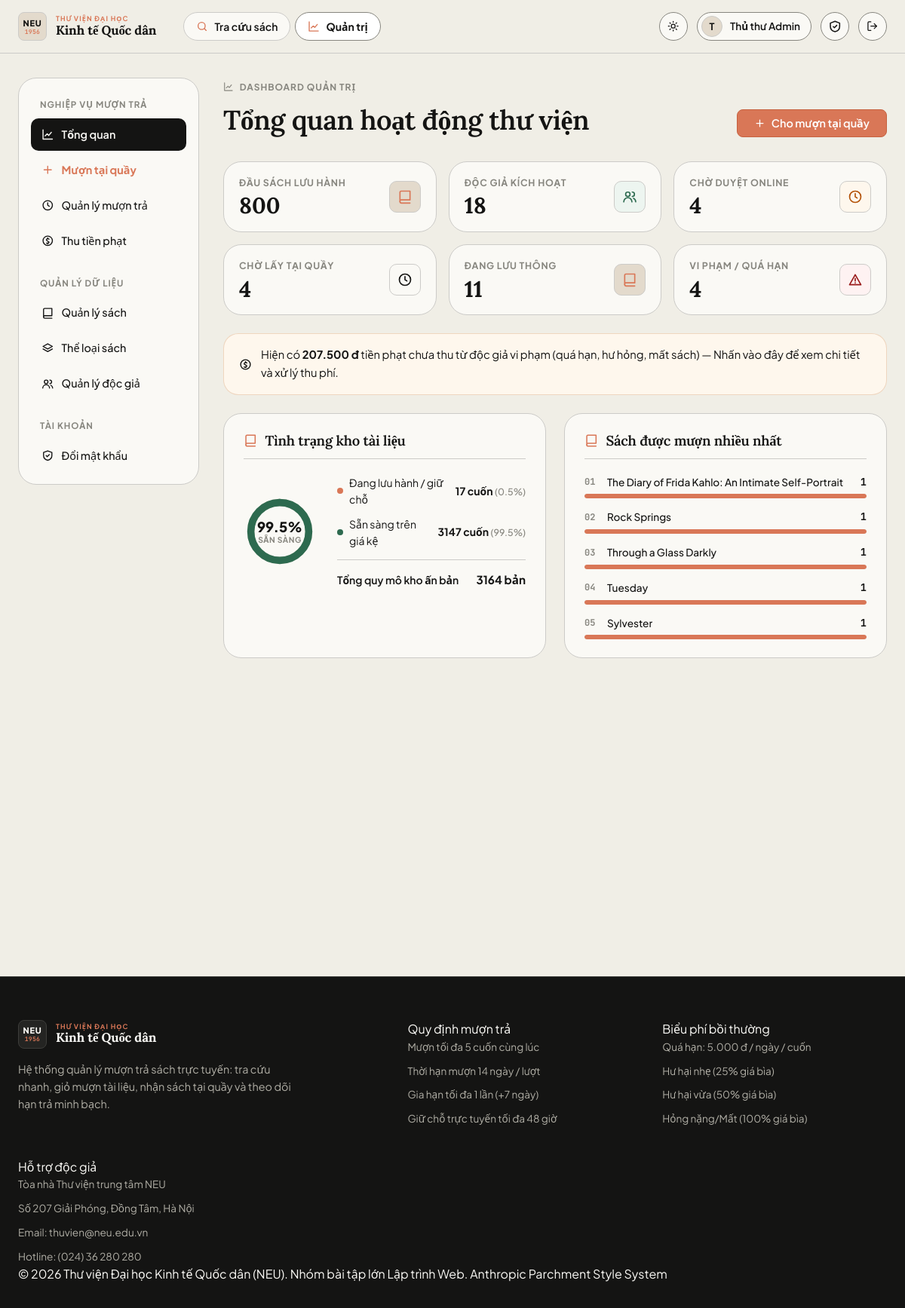
The page /admin/ (signed in) on the database its author committed.
### app/models.py (models this page shows, shortened)
class User(UserMixin, db.Model):
    id = db.Column(db.Integer, primary_key=True)
    username = db.Column(db.String(50), unique=True, nullable=False, index=True)
    email = db.Column(db.String(120), unique=True, nullable=False)
    full_name = db.Column(db.String(100), nullable=False)
    student_code = db.Column(db.String(30))
    password_hash = db.Column(db.String(255), nullable=False)
    role = db.Column(db.String(20), nullable=False, default=ROLE_READER)
    active = db.Column(db.Boolean, nullable=False, default=True)
    created_at = db.Column(db.DateTime, default=datetime.now)
    loans = db.relationship("Loan", foreign_keys="Loan.user_id", back_populates="user")
    loan_slips = db.relationship("LoanSlip", foreign_keys="LoanSlip.user_id", back_populates="user")
    cart_items = db.relationship("CartItem", back_populates="user", cascade="all, delete-orphan")
    @property
    def is_active(self):
        return self.active
    @property
    def is_admin(self):
        return self.role == ROLE_ADMIN

class Book(db.Model):
    id = db.Column(db.Integer, primary_key=True)
    title = db.Column(db.String(200), nullable=False, index=True)
    author = db.Column(db.String(120), nullable=False)
    isbn = db.Column(db.String(20))
    publisher = db.Column(db.String(120))
    year = db.Column(db.Integer)
    description = db.Column(db.Text)
    cover_url = db.Column(db.String(500))          # URL ảnh bìa
    location = db.Column(db.String(50))            # Vị trí kệ, vd: "Kệ CNTT - Ngăn 03"
    price = db.Column(db.Integer, nullable=False, default=100000) # Giá bìa sách (dùng tính tiền đền bù/phạt)
    is_active = db.Column(db.Boolean, nullable=False, default=True) # Còn lưu hành không
    total_copies = db.Column(db.Integer, nullable=False, default=1)
    available_copies = db.Column(db.Integer, nullable=False, default=1)
    category_id = db.Column(db.Integer, db.ForeignKey("category.id"))
    category = db.relationship("Category", back_populates="books")
    copies = db.relationship("BookCopy", back_populates="book", cascade="all, delete-orphan")
    loans = db.relationship("Loan", back_populates="book")
    cart_items = db.relationship("CartItem", back_populates="book", cascade="all, delete-orphan")

### app/blueprints/admin.py (the view)
@bp.route("/")
@admin_required
def dashboard():
    return render_template("admin/dashboard.html", s=book_service.dashboard_stats())

### app/blueprints/admin.py (called while the page is built)
def admin_required(fn):
    @wraps(fn)
    @login_required
    def wrapper(*a, **kw):
        if not current_user.is_admin:
            abort(403)
        return fn(*a, **kw)
    return wrapper

### app/models.py (called while the page is built)
@login_manager.user_loader
def load_user(user_id):
    return db.session.get(User, int(user_id))

    @property
    def is_overdue(self):
        return self.status == LOAN_BORROWING and self.due_date and date.today() > self.due_date

### app/templates/admin/dashboard.html (shortened to what this page needs)
{% extends "admin/_layout.html" %}
{% from "macros.html" import icon %}
{% block admin_content %}
{% set total_c = s.total_copies or 1 %}
{% set avail = s.available_copies %}
{% set pct_avail = ((avail / total_c * 100)|round(1)) if total_c else 100 %}
{% set pct_borrow = ((s.borrowing / total_c * 100)|round(1)) if total_c else 0 %}
{% set donut_dash = ((pct_avail * 2.51327)|round(2)) %}
<div class="page-head" data-reveal>
  <div>
    <span class="eyebrow">{{ icon('chart') }} Dashboard Quản trị</span>
    <h1 class="mt-1">Tổng quan hoạt động thư viện</h1>
  </div>
  <a class="btn btn-primary" href="{{ url_for('admin.loan_checkout') }}">{{ icon('plus') }} Cho mượn tại quầy</a>
</div>
<div class="stat-grid" data-stagger>
  {% for label, val, tone, ico, link in [
    ('Đầu sách lưu hành', s.total_titles, 'primary', 'book', url_for('admin.books')),
    ('Độc giả kích hoạt', s.readers, 'success', 'users', url_for('admin.users')),
    ('Chờ duyệt online', s.pending, 'warning', 'clock', url_for('admin.loans', status='pending')),
    ('Chờ lấy tại quầy', s.ready, 'info', 'clock', url_for('admin.loans', status='ready')),
    ('Đang lưu thông', s.borrowing, 'primary', 'book', url_for('admin.loans', status='borrowing')),
    ('Vi phạm / Quá hạn', s.overdue, 'danger', 'alert', url_for('admin.loans', status='overdue')),
  ] %}
  <a class="card stat-card" href="{{ link }}" data-reveal>
    <div class="stat-card-info">
      <span class="stat-card-label">{{ label }}</span>
      <b class="stat-card-val" data-count="{{ val }}">{{ val }}</b>
    </div>
    <div class="stat-card-icon sum-ico tone-{{ tone }}">{{ icon(ico) }}</div>
  </a>
  {% endfor %}
</div>
{% if s.unpaid > 0 %}
<a class="alert alert-warning" href="{{ url_for('admin.fines') }}" data-reveal style="color:var(--warn);display:flex;align-items:center;gap:12px">
  {{ icon('coins') }}<div>Hiện có <b>{{ s.unpaid|vnd }}</b> tiền phạt chưa thu từ độc giả vi phạm (quá hạn, hư hỏng, mất sách) — Nhấn vào đây để xem chi tiết và xử lý thu phí.</div>
</a>
{% endif %}
<div class="panels" data-stagger>
  <div class="card panel panel-inventory" data-reveal>
    <div class="panel-header">
      <span class="panel-icon">{{ icon('book') }}</span>
      <h3>Tình trạng kho tài liệu</h3>
    </div>
    <div class="inventory-body">
      <div class="donut-container">
        <svg class="donut-svg" viewBox="0 0 100 100">
          <circle class="donut-track" cx="50" cy="50" r="40" />
          <circle class="donut-progress" cx="50" cy="50" r="40" style="stroke-dasharray: {{ donut_dash }} 251.33;" />
        </svg>
        <div class="donut-center">
          <b class="donut-pct">{{ pct_avail }}%</b>
          <span class="donut-sub">Sẵn sàng</span>
        </div>
      </div>
      <div class="inventory-table">
        <div class="inv-row">
          <span class="inv-label"><i class="dot dot-borrow"></i>Đang lưu hành / giữ chỗ</span>
          <b class="inv-value">{{ total_c - avail }} cuốn <small>({{ (100 - pct_avail)|round(1) }}%)</small></b>
        </div>
        <div class="inv-row">
          <span class="inv-label"><i class="dot dot-avail"></i>Sẵn sàng trên giá kệ</span>
          <b class="inv-value">{{ avail }} cuốn <small>({{ pct_avail }}%)</small></b>
        </div>
        <div class="inv-divider"></div>
        <div class="inv-row inv-total">
          <span class="inv-label">Tổng quy mô kho ấn bản</span>
          <b class="inv-value">{{ total_c }} bản</b>
        </div>
      </div>
    </div>
  </div>
  {% macro bars(rows, title, icon_name) %}
  <div class="card panel" data-reveal>
    <div class="panel-header">
      <span class="panel-icon">{{ icon(icon_name) }}</span>
      <h3>{{ title }}</h3>
    </div>
    {% set mx = (rows|map(attribute=1)|max) if rows else 1 %}
    <div class="bar-list">
      {% for name, n in rows %}
      <div class="bar-row">
        <div class="top">
          <span class="row-label">
            <span class="row-rank">0{{ loop.index }}</span>
            <span class="row-name" title="{{ name }}">{{ name }}</span>
          </span>
          <b class="row-value">{{ n }}</b>
        </div>
        <div class="bar">
          <i style="width:{{ [((n / mx * 100)|round|int), 6]|max }}%"></i>
        </div>
      </div>
      {% else %}
      <p class="muted">Chưa có dữ liệu thống kê.</p>
      {% endfor %}
    </div>
  </div>
  {% endmacro %}
  {{ bars(s.top_books, 'Sách được mượn nhiều nhất', 'book') }}
</div>
{% endblock %}

### app/templates/base.html (shortened to what this page needs)
{% from "macros.html" import icon %}
<!doctype html>
<html lang="vi">
<head>
  <link rel="stylesheet" href="{{ url_for('static', filename='css/style.css') }}">
</head>
<body>
<header class="navbar">
  <div class="container nav-inner">
    <a class="brand" href="{{ url_for('main.index') }}" aria-label="Trang chủ Thư viện NEU">
      <span class="brand-monogram">
        <span class="mono-code">NEU</span>
        <span class="mono-year">1956</span>
      </span>
      <span class="brand-text">
        <span class="brand-sub">Thư viện đại học</span>
        <span class="brand-main">Kinh tế Quốc dân</span>
      </span>
    </a>
    <nav class="nav-links" id="nav-links">
      <a class="nav-link {{ 'active' if request.endpoint in ('main.index','main.book_detail') }}" href="{{ url_for('main.index') }}">{{ icon('search') }} Tra cứu sách</a>
      {% if current_user.is_authenticated and current_user.is_admin %}
      <a class="nav-link {{ 'active' if request.blueprint == 'admin' }}" href="{{ url_for('admin.dashboard') }}">{{ icon('chart') }} Quản trị</a>
      {% endif %}
    </nav>
    <div class="nav-actions">
      <button class="icon-btn theme-toggle" type="button" aria-label="Đổi giao diện sáng/tối">
        <span class="sun">{{ icon('sun') }}</span><span class="moon">{{ icon('moon') }}</span>
      </button>
      {% if current_user.is_authenticated %}
        <div class="user-chip"><span class="avatar">{{ current_user.full_name[:1]|upper }}</span><span class="name">{{ current_user.full_name }}</span></div>
        <a class="icon-btn" href="{{ url_for('auth.change_password') }}" aria-label="Đổi mật khẩu" title="Đổi mật khẩu">{{ icon('shield') }}</a>
        <form method="post" action="{{ url_for('auth.logout') }}">
          <button class="icon-btn" aria-label="Đăng xuất" title="Đăng xuất">{{ icon('logout') }}</button>
        </form>
      {% else %}
        <a class="btn btn-ghost btn-sm" href="{{ url_for('auth.login') }}">Đăng nhập</a>
        <a class="btn btn-primary btn-sm" href="{{ url_for('auth.register') }}">Đăng ký</a>
      {% endif %}
    </div>
  </div>
</header>
<main id="main-content">
  <div class="container">{% block content %}{% endblock %}</div>
</main>
<footer class="footer">
  <div class="container">
    <div class="footer-grid">
      <div>
        <a class="brand" href="{{ url_for('main.index') }}" aria-label="Trang chủ Thư viện NEU">
          <span class="brand-monogram">
            <span class="mono-code">NEU</span>
            <span class="mono-year">1956</span>
          </span>
          <span class="brand-text">
            <span class="brand-sub">Thư viện đại học</span>
            <span class="brand-main">Kinh tế Quốc dân</span>
          </span>
        </a>
        <p class="muted mt-2" style="max-width:380px">Hệ thống quản lý mượn trả sách trực tuyến: tra cứu nhanh, giỏ mượn tài liệu, nhận sách tại quầy và theo dõi hạn trả minh bạch.</p>
      </div>
      <div>
        <div class="footer-col-title">Quy định mượn trả</div>
        <ul class="footer-links">
          <li>Mượn tối đa 5 cuốn cùng lúc</li>
          <li>Thời hạn mượn 14 ngày / lượt</li>
          <li>Gia hạn tối đa 1 lần (+7 ngày)</li>
          <li>Giữ chỗ trực tuyến tối đa 48 giờ</li>
        </ul>
      </div>
      <div>
        <div class="footer-col-title">Biểu phí bồi thường</div>
        <ul class="footer-links">
          <li>Quá hạn: 5.000 đ / ngày / cuốn</li>
          <li>Hư hại nhẹ (25% giá bìa)</li>
          <li>Hư hại vừa (50% giá bìa)</li>
          <li>Hỏng nặng/Mất (100% giá bìa)</li>
        </ul>
      </div>
      <div>
        <div class="footer-col-title">Hỗ trợ độc giả</div>
        <ul class="footer-links">
          <li>Tòa nhà Thư viện trung tâm NEU</li>
          <li>Số 207 Giải Phóng, Đồng Tâm, Hà Nội</li>
          <li>Email: thuvien@neu.edu.vn</li>
          <li>Hotline: (024) 36 280 280</li>
        </ul>
      </div>
    </div>
    <div class="footer-bottom">
      <span>© 2026 Thư viện Đại học Kinh tế Quốc dân (NEU). Nhóm bài tập lớn Lập trình Web.</span>
      <span class="footer-author">Anthropic Parchment Style System</span>
    </div>
  </div>
</footer>
</body>
</html>

### rows shown on the page
User: full_name "T", full_name "Thủ thư Admin"
Book: title "The Diary of Frida Kahlo: An Intimate Self-Portrait", is_active "1", {{ [((n / mx * 100)|round|int), 6]|max }} 100 (drawn)
Book: title "Rock Springs", n "1", {{ [((n / mx * 100)|round|int), 6]|max }} 100 (drawn)
Book: title "Through a Glass Darkly", n "1", {{ [((n / mx * 100)|round|int), 6]|max }} 100 (drawn)
Book: title "Tuesday", is_active "1", {{ [((n / mx * 100)|round|int), 6]|max }} 100 (drawn)
Book: title "Sylvester", n "1", {{ [((n / mx * 100)|round|int), 6]|max }} 100 (drawn)

### other values the page prints
{{ label }} "ĐẦU SÁCH LƯU HÀNH" "ĐỘC GIẢ KÍCH HOẠT" "CHỜ DUYỆT ONLINE" "CHỜ LẤY TẠI QUẦY" "ĐANG LƯU THÔNG" "VI PHẠM / QUÁ HẠN"
{{ val }} "800" "18" "4" "4" "11" "4"
{{ s.unpaid|vnd }} "207.500 đ"
{{ pct_avail }} "99.5"
{{ total_c - avail }} "17"
{{ (100 - pct_avail)|round(1) }} "0.5"
{{ avail }} "3147"
{{ total_c }} "3164"
{{ title }} "Sách được mượn nhiều nhất"
